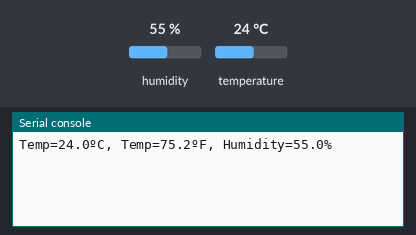
A program run on a simulated CircuitPython board. Shown: the last lines printed to the serial console. The inputs (shaded band) are chosen by the test bench; at power-on: humidity 55 %, temperature 24 °C.

Above: at 1.2 s.
1.3 s: humidity set to 22 %
At 4.6 s:
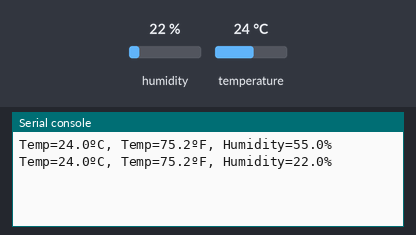
5.4 s: temperature set to 12 °C
At 7.8 s:
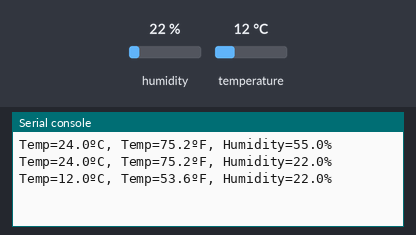
9.5 s: humidity set to 40 %
At 11.0 s:
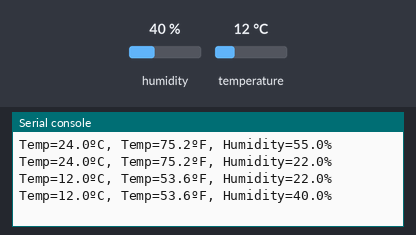
Timing chart, 0 to 12.5 s (numbered marks = the images above; inputs shaded):
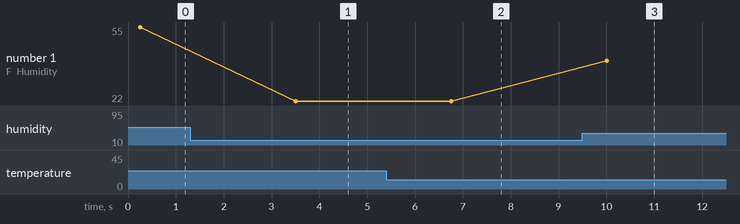

Measured:
- after the input at 1.3 s, the serial console: prints a new line after 2.2 s (image 1)
- after the input at 5.4 s, the serial console: prints a new line after 1.4 s (image 2)
- after the input at 9.5 s, the serial console: prints a new line after 0.51 s (image 3)
- plotted number 1: 55 → 22 after the input at 1.3 s, 22 → 40 after the input at 9.5 s

The program:

DHT11.py
```python
# sudo apt update
# sudo apt install -y libgpiod-dev
# Complete Project Details: https://RandomNerdTutorials.com/raspberry-pi-dht11-dht22-python/
# Based on Adafruit_CircuitPython_DHT Library Example

import time
import board
import adafruit_dht

# Sensor data pin is connected to GPIO 4
# sensor = adafruit_dht.DHT22(board.D4)
# Uncomment for DHT11
sensor = adafruit_dht.DHT11(board.D26)

while True:
    try:
        # Print the values to the serial port
        temperature_c = sensor.temperature
        temperature_f = temperature_c * (9 / 5) + 32
        humidity = sensor.humidity
        print("Temp={0:0.1f}ºC, Temp={1:0.1f}ºF, Humidity={2:0.1f}%".format(temperature_c, temperature_f, humidity))

    except RuntimeError as error:
        # Errors happen fairly often, DHT's are hard to read, just keep going
        print(error.args[0])
        time.sleep(2.0)
        continue
    except Exception as error:
        sensor.exit()
        raise error

    time.sleep(3.0)
```
